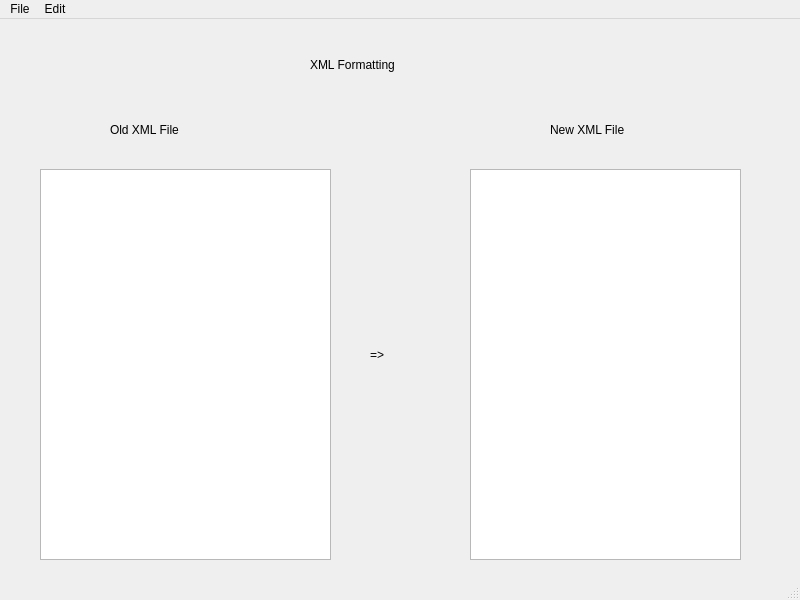
<?xml version="1.0" encoding="UTF-8"?>
<ui version="4.0">
 <class>Formatting</class>
 <widget class="QMainWindow" name="Formatting">
  <property name="geometry">
   <rect>
    <x>0</x>
    <y>0</y>
    <width>800</width>
    <height>600</height>
   </rect>
  </property>
  <property name="windowTitle">
   <string>Formatting</string>
  </property>
  <widget class="QWidget" name="centralwidget">
   <widget class="QTextEdit" name="textEdit">
    <property name="geometry">
     <rect>
      <x>40</x>
      <y>150</y>
      <width>291</width>
      <height>391</height>
     </rect>
    </property>
   </widget>
   <widget class="QTextEdit" name="textEdit_2">
    <property name="geometry">
     <rect>
      <x>470</x>
      <y>150</y>
      <width>271</width>
      <height>391</height>
     </rect>
    </property>
   </widget>
   <widget class="QLabel" name="label_4">
    <property name="geometry">
     <rect>
      <x>550</x>
      <y>90</y>
      <width>111</width>
      <height>41</height>
     </rect>
    </property>
    <property name="styleSheet">
     <string notr="true">font: 13pt &quot;Noto Sans&quot;;</string>
    </property>
    <property name="text">
     <string>New XML File</string>
    </property>
   </widget>
   <widget class="QLabel" name="label_2">
    <property name="geometry">
     <rect>
      <x>110</x>
      <y>90</y>
      <width>101</width>
      <height>41</height>
     </rect>
    </property>
    <property name="styleSheet">
     <string notr="true">font: 13pt &quot;Noto Sans&quot;;</string>
    </property>
    <property name="text">
     <string>Old XML File</string>
    </property>
   </widget>
   <widget class="QLabel" name="label_3">
    <property name="geometry">
     <rect>
      <x>370</x>
      <y>310</y>
      <width>51</width>
      <height>51</height>
     </rect>
    </property>
    <property name="styleSheet">
     <string notr="true">font: 35pt &quot;Noto Sans&quot;;</string>
    </property>
    <property name="text">
     <string>=&gt;</string>
    </property>
   </widget>
   <widget class="QLabel" name="label">
    <property name="geometry">
     <rect>
      <x>310</x>
      <y>20</y>
      <width>181</width>
      <height>51</height>
     </rect>
    </property>
    <property name="styleSheet">
     <string notr="true">font: 17pt &quot;Noto Sans&quot;;</string>
    </property>
    <property name="text">
     <string>XML Formatting</string>
    </property>
   </widget>
   <widget class="QPushButton" name="pushButton">
    <property name="geometry">
     <rect>
      <x>30</x>
      <y>20</y>
      <width>31</width>
      <height>31</height>
     </rect>
    </property>
    <property name="cursor">
     <cursorShape>PointingHandCursor</cursorShape>
    </property>
    <property name="styleSheet">
     <string notr="true">border: 0px;
image: url(:/Images/back (2).png);</string>
    </property>
    <property name="text">
     <string/>
    </property>
    <property name="iconSize">
     <size>
      <width>0</width>
      <height>0</height>
     </size>
    </property>
   </widget>
  </widget>
  <widget class="QMenuBar" name="menubar">
   <property name="geometry">
    <rect>
     <x>0</x>
     <y>0</y>
     <width>800</width>
     <height>22</height>
    </rect>
   </property>
   <widget class="QMenu" name="menuFile">
    <property name="title">
     <string>File</string>
    </property>
    <addaction name="actionOpen"/>
    <addaction name="actionSave"/>
   </widget>
   <widget class="QMenu" name="menuEdit">
    <property name="title">
     <string>Edit</string>
    </property>
    <addaction name="actionConsistency"/>
    <addaction name="actionXML_To_JSON"/>
    <addaction name="actionCompress"/>
   </widget>
   <addaction name="menuFile"/>
   <addaction name="menuEdit"/>
  </widget>
  <widget class="QStatusBar" name="statusbar"/>
  <action name="actionOpen">
   <property name="icon">
    <iconset resource="Resources.qrc">
     <normaloff>:/Images/open.jpeg</normaloff>:/Images/open.jpeg</iconset>
   </property>
   <property name="text">
    <string>Open</string>
   </property>
  </action>
  <action name="actionSave">
   <property name="icon">
    <iconset resource="Resources.qrc">
     <normaloff>:/Images/save.png</normaloff>:/Images/save.png</iconset>
   </property>
   <property name="text">
    <string>Save</string>
   </property>
  </action>
  <action name="actionConsistency">
   <property name="text">
    <string>Consistency</string>
   </property>
  </action>
  <action name="actionXML_To_JSON">
   <property name="text">
    <string>XML To JSON</string>
   </property>
  </action>
  <action name="actionCompress">
   <property name="text">
    <string>Compress</string>
   </property>
  </action>
 </widget>
 <resources>
  <include location="Resources.qrc"/>
 </resources>
 <connections/>
</ui>
